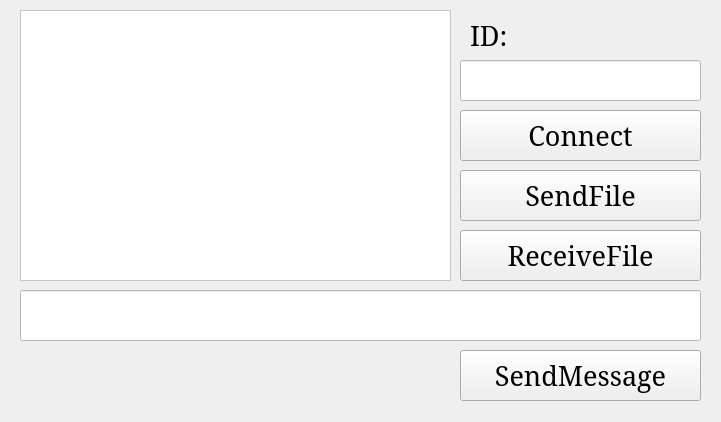
<?xml version="1.0" encoding="UTF-8"?>
<ui version="4.0">
 <class>ChatRoom</class>
 <widget class="QWidget" name="ChatRoom">
  <property name="geometry">
   <rect>
    <x>0</x>
    <y>0</y>
    <width>721</width>
    <height>422</height>
   </rect>
  </property>
  <property name="windowTitle">
   <string>YuukTalk</string>
  </property>
  <property name="styleSheet">
   <string notr="true">selection-color: rgb(170, 170, 255);</string>
  </property>
  <widget class="QTextBrowser" name="textRoom">
   <property name="geometry">
    <rect>
     <x>20</x>
     <y>10</y>
     <width>431</width>
     <height>271</height>
    </rect>
   </property>
   <property name="font">
    <font>
     <family>Consolas</family>
     <pointsize>12</pointsize>
    </font>
   </property>
   <property name="styleSheet">
    <string notr="true">background-color: rgb(255, 255, 255);</string>
   </property>
  </widget>
  <widget class="QLineEdit" name="lineEdit_ID">
   <property name="geometry">
    <rect>
     <x>460</x>
     <y>60</y>
     <width>241</width>
     <height>41</height>
    </rect>
   </property>
   <property name="font">
    <font>
     <family>Consolas</family>
     <pointsize>16</pointsize>
    </font>
   </property>
   <property name="styleSheet">
    <string notr="true">background-color: rgb(255, 255, 255);</string>
   </property>
  </widget>
  <widget class="QPushButton" name="pushButton_connect">
   <property name="geometry">
    <rect>
     <x>460</x>
     <y>110</y>
     <width>241</width>
     <height>51</height>
    </rect>
   </property>
   <property name="font">
    <font>
     <family>Constantia</family>
     <pointsize>20</pointsize>
     <weight>50</weight>
     <bold>false</bold>
    </font>
   </property>
   <property name="text">
    <string>Connect</string>
   </property>
  </widget>
  <widget class="QLabel" name="label">
   <property name="geometry">
    <rect>
     <x>470</x>
     <y>20</y>
     <width>101</width>
     <height>31</height>
    </rect>
   </property>
   <property name="font">
    <font>
     <family>Constantia</family>
     <pointsize>20</pointsize>
     <weight>50</weight>
     <bold>false</bold>
    </font>
   </property>
   <property name="text">
    <string>ID:</string>
   </property>
  </widget>
  <widget class="QLineEdit" name="lineEdit_Msg">
   <property name="geometry">
    <rect>
     <x>20</x>
     <y>290</y>
     <width>681</width>
     <height>51</height>
    </rect>
   </property>
   <property name="font">
    <font>
     <family>Consolas</family>
     <pointsize>18</pointsize>
    </font>
   </property>
   <property name="styleSheet">
    <string notr="true">background-color: rgb(255, 255, 255);</string>
   </property>
  </widget>
  <widget class="QPushButton" name="pushButton_sndmsg">
   <property name="geometry">
    <rect>
     <x>460</x>
     <y>350</y>
     <width>241</width>
     <height>51</height>
    </rect>
   </property>
   <property name="font">
    <font>
     <family>Constantia</family>
     <pointsize>20</pointsize>
     <weight>50</weight>
     <bold>false</bold>
    </font>
   </property>
   <property name="text">
    <string>SendMessage</string>
   </property>
  </widget>
  <widget class="QPushButton" name="pushButton_snedFile">
   <property name="geometry">
    <rect>
     <x>460</x>
     <y>170</y>
     <width>241</width>
     <height>51</height>
    </rect>
   </property>
   <property name="font">
    <font>
     <family>Constantia</family>
     <pointsize>20</pointsize>
     <weight>50</weight>
     <bold>false</bold>
    </font>
   </property>
   <property name="text">
    <string>SendFile</string>
   </property>
  </widget>
  <widget class="QPushButton" name="pushButton_recFile">
   <property name="geometry">
    <rect>
     <x>460</x>
     <y>230</y>
     <width>241</width>
     <height>51</height>
    </rect>
   </property>
   <property name="font">
    <font>
     <family>Constantia</family>
     <pointsize>20</pointsize>
     <weight>50</weight>
     <bold>false</bold>
    </font>
   </property>
   <property name="text">
    <string>ReceiveFile</string>
   </property>
  </widget>
 </widget>
 <resources/>
 <connections/>
</ui>
